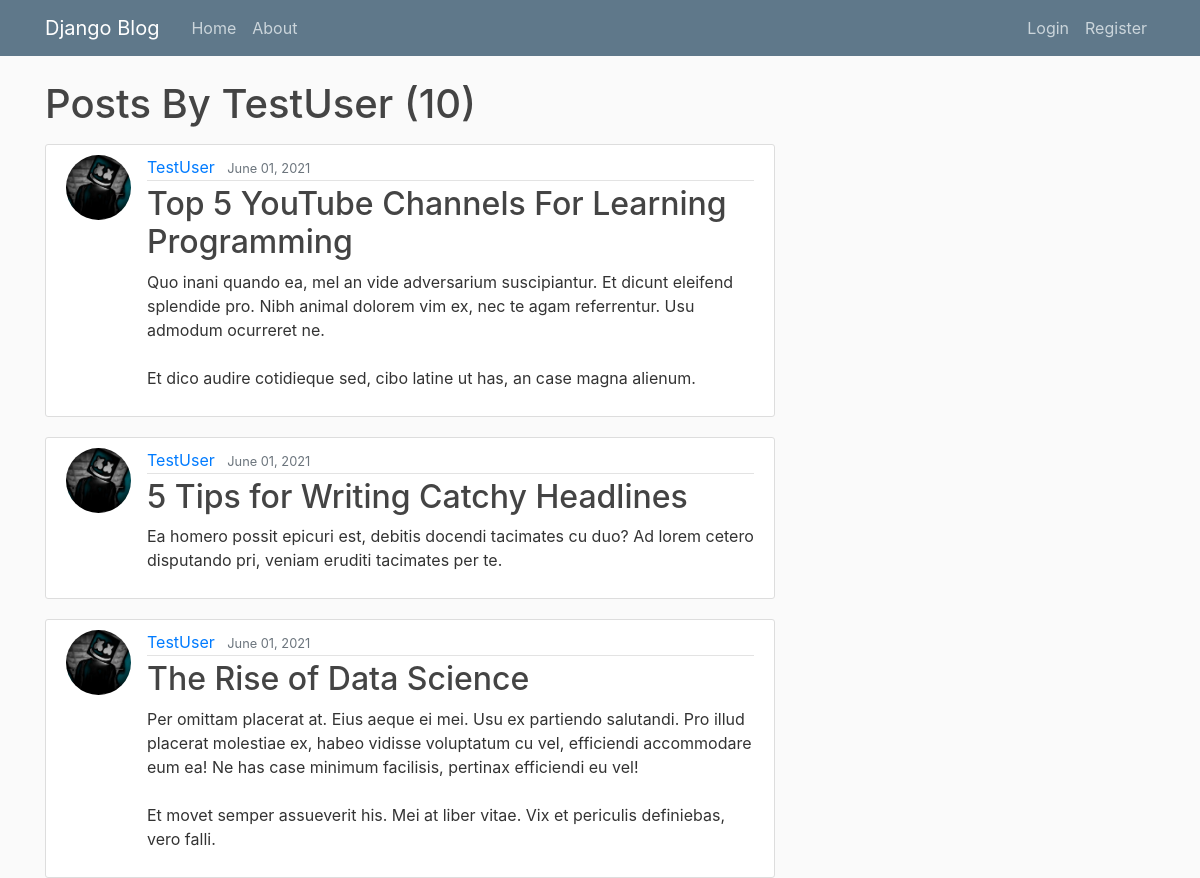
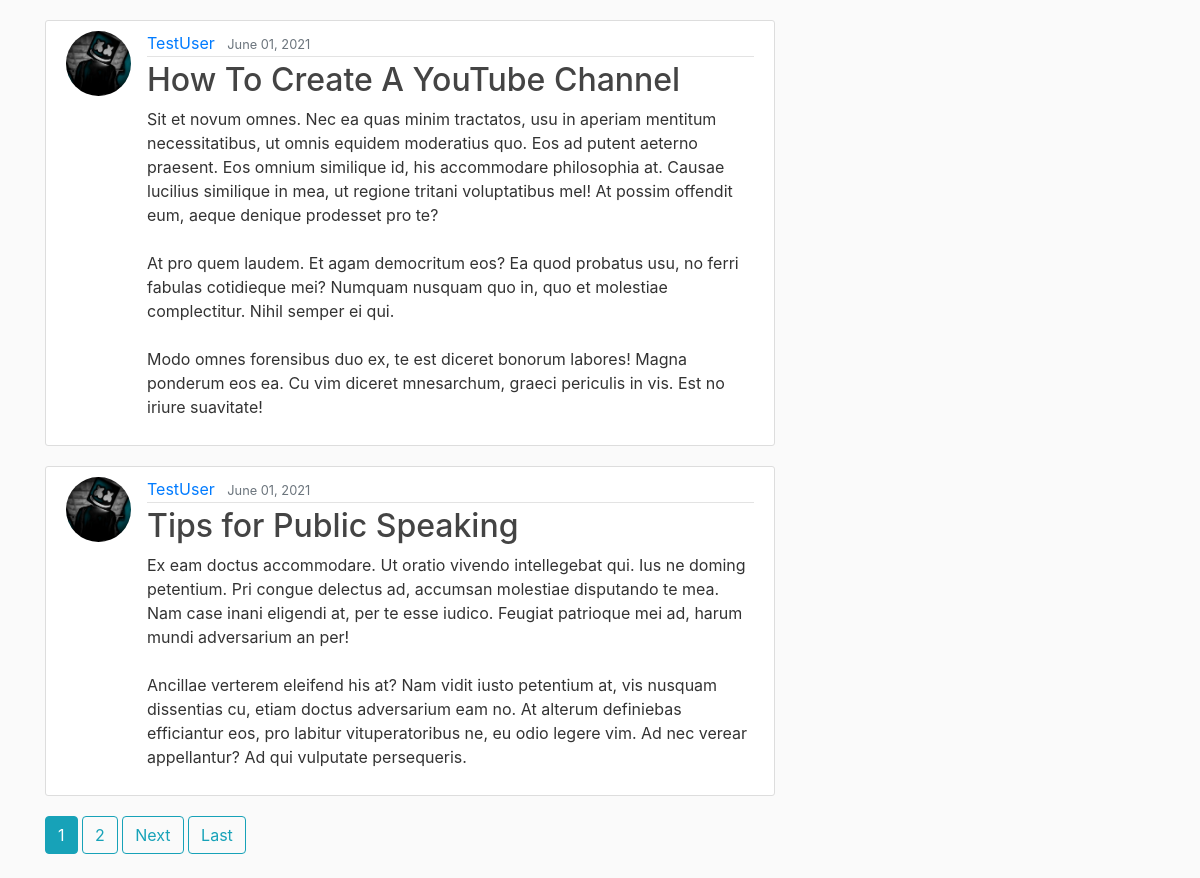
Page /user/TestUser/ on the committed database (2 pictures, top to bottom).
### blog/models.py (models this page shows, shortened)
class Post(models.Model) :
    category = models.ManyToManyField(Category, related_name='posts', blank=True)
    title = models.CharField(max_length=100)
    content = models.TextField()
    date_posted = models.DateTimeField(default = timezone.now )
    author = models.ForeignKey( User , on_delete=models.CASCADE)

### users/models.py (models this page shows, shortened)
class Profile(models.Model) :
    user = models.OneToOneField(User, on_delete=models.CASCADE)
    image = models.ImageField(default='default.jpg', upload_to='profile_pics')

### blog/views.py (the view)
# urls.py: path('user/<str:username>/', UserPostListView.as_view() , name='user-posts'),
class UserPostListView(ListView):
    model = Post
    template_name = 'blog/user_posts.html'  # <app>/<model>_<viewtype>.html
    context_object_name = 'posts'
    paginate_by = 5
    def get_queryset(self):
        user = get_object_or_404(User , username=self.kwargs.get('username'))
        return Post.objects.filter(author=user).order_by('-date_posted')

### blog/templates/blog/user_posts.html (shortened to what this page needs)
{% extends "blog/base.html" %}
{% block content %}
    <h1 class="mb-3">Posts By {{ view.kwargs.username }} ({{ page_obj.paginator.count }}) </h1>
    {% for post in posts %}
        <article class="media content-section">
            <img class="rounded-circle article-img"  src="{{ post.author.profile.image.url }}">
            <div class="media-body">
            <div class="article-metadata">
                <a class="mr-2" href=" {% url 'user-posts' post.author.username  %} ">{{ post.author }}</a>
                <small class="text-muted">{{ post.date_posted|date:"F d, Y" }}</small>
            </div>
            <h2><a class="article-title" href=" {% url 'post-detail' post.id %} ">{{ post.title }}</a></h2>
            <p class="article-content">{{ post.content }}</p>
            </div>
        </article>
    {% endfor %}
    {% if is_paginated %}
        {% for num in page_obj.paginator.page_range %}
            {% if page_obj.number == num %}
                <a class="btn btn-info mb-4" href = "?page={{ num }}">{{ num }}</a>
            {% elif num > page_obj.number|add:'-3' and num < page_obj.number|add:'3' %}
            <a class="btn btn-outline-info mb-4" href = "?page={{ num }}">{{ num }}</a>
            {% endif %}
        {%  endfor %}
        {% if page_obj.has_next %}
        <a class="btn btn-outline-info mb-4" href = "?page={{ page_obj.next_page_number }}">Next</a>
            <a class="btn btn-outline-info mb-4" href = "?page={{ page_obj.paginator.num_pages }}">Last</a>
        {% endif %}
    {% endif %}
{% endblock content %}

### blog/static/blog/main.css (style rules this page uses)
body { background: #fafafa; color: #333333; margin-top: 5rem; }
h1, h2, h3, h4, h5, h6 { color: #444444; }
.content-section { background: #ffffff; padding: 10px 20px; border: 1px solid #dddddd; border-radius: 3px; margin-bottom: 20px; }
.article-title { color: #444444; }
.article-content { white-space: pre-line; }
.article-img { height: 65px; width: 65px; margin-right: 16px; }
.article-metadata { padding-bottom: 1px; margin-bottom: 4px; border-bottom: 1px solid #e3e3e3 }

### rows in the picture
Post: author.profile.image (picture), author "TestUser", date_posted "June 01, 2021", title "Top 5 YouTube Channels For Learning Programming", content "Quo inani quando ea, mel an vide adversarium suscipiantur. Et dicunt eleifend splendide pro. Nibh animal dolorem vim ex, nec te agam referrentur. Usu admodum ocurreret ne. Et dico audire cotidieque sed, cibo latine ut has, an case magna alienum."
Post: author.profile.image (picture), author "TestUser", date_posted "June 01, 2021", title "5 Tips for Writing Catchy Headlines", content "Ea homero possit epicuri est, debitis docendi tacimates cu duo? Ad lorem cetero disputando pri, veniam eruditi tacimates per te."
Post: author.profile.image (picture), author "TestUser", date_posted "June 01, 2021", title "The Rise of Data Science", content "Per omittam placerat at. Eius aeque ei mei. Usu ex partiendo salutandi. Pro illud placerat molestiae ex, habeo vidisse voluptatum cu vel, efficiendi accommodare eum ea! Ne has case minimum facilisis, pertinax efficiendi eu vel! Et movet semper assueverit his. Mei at liber vitae. Vix et periculis definiebas, vero falli."
Post: author.profile.image (picture), author "TestUser", date_posted "June 01, 2021", title "How To Create A YouTube Channel", content "Sit et novum omnes. Nec ea quas minim tractatos, usu in aperiam mentitum necessitatibus, ut omnis equidem moderatius quo. Eos ad putent aeterno praesent. Eos omnium similique id, his accommodare philosophia at. Causae lucilius similique in mea, ut regione tritani voluptatibus mel! At possim offendit eum, aeque denique prodesset pro te? At pro quem laudem. Et agam democritum eos? Ea quod probatus usu, no ferri fabulas cotidieque mei? Numquam nusquam quo in, quo et molestiae complectitur. Nihil semper ei qui. Modo omnes forensibus duo ex, te est diceret bonorum labores! Magna ponderum eos ea. Cu vim diceret mnesarchum, graeci periculis in vis. Est no iriure suavitate!"
Post: author.profile.image (picture), author "TestUser", date_posted "June 01, 2021", title "Tips for Public Speaking", content "Ex eam doctus accommodare. Ut oratio vivendo intellegebat qui. Ius ne doming petentium. Pri congue delectus ad, accumsan molestiae disputando te mea. Nam case inani eligendi at, per te esse iudico. Feugiat patrioque mei ad, harum mundi adversarium an per! Ancillae verterem eleifend his at? Nam vidit iusto petentium at, vis nusquam dissentias cu, etiam doctus adversarium eam no. At alterum definiebas efficiantur eos, pro labitur vituperatoribus ne, eu odio legere vim. Ad nec verear appellantur? Ad qui vulputate persequeris."

### other values in the picture
{{ view.kwargs.username }} "TestUser"
{{ page_obj.paginator.count }} "10"
{{ num }} "1"
{{ num }} "2"
